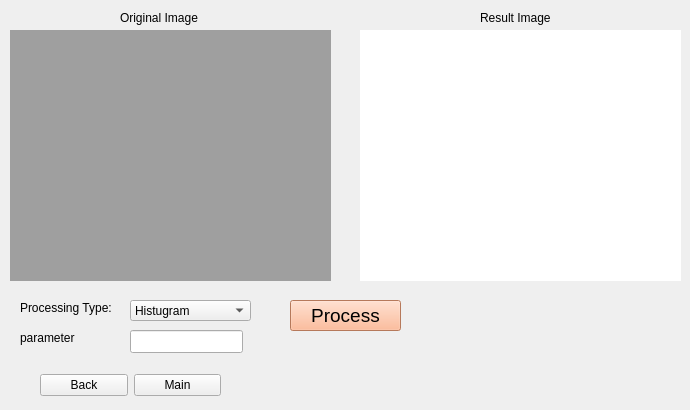
  <widget class="QWidget" name="MedImgProcessingM8">
   <widget class="QPushButton" name="Process8">
    <property name="geometry">
     <rect>
      <x>290</x>
      <y>300</y>
      <width>111</width>
      <height>31</height>
     </rect>
    </property>
    <property name="font">
     <font>
      <pointsize>14</pointsize>
     </font>
    </property>
    <property name="styleSheet">
     <string notr="true">background-color: rgb(255, 170, 127);</string>
    </property>
    <property name="text">
     <string>Process</string>
    </property>
   </widget>
   <widget class="QComboBox" name="ProcessingTpyeCombo8">
    <property name="geometry">
     <rect>
      <x>130</x>
      <y>300</y>
      <width>121</width>
      <height>21</height>
     </rect>
    </property>
    <item>
     <property name="text">
      <string>Histugram</string>
     </property>
    </item>
    <item>
     <property name="text">
      <string>Mittel</string>
     </property>
    </item>
    <item>
     <property name="text">
      <string>Binomia</string>
     </property>
    </item>
    <item>
     <property name="text">
      <string>vertikaler Kanten</string>
     </property>
    </item>
    <item>
     <property name="text">
      <string>horizontaler Kanten</string>
     </property>
    </item>
    <item>
     <property name="text">
      <string>Inversion</string>
     </property>
    </item>
    <item>
     <property name="text">
      <string>Binarisieren</string>
     </property>
    </item>
    <item>
     <property name="text">
      <string>Gamma</string>
     </property>
    </item>
   </widget>
   <widget class="QLabel" name="ProcessingType8">
    <property name="geometry">
     <rect>
      <x>20</x>
      <y>300</y>
      <width>101</width>
      <height>16</height>
     </rect>
    </property>
    <property name="text">
     <string>Processing Type:</string>
    </property>
   </widget>
   <widget class="QLabel" name="OriginalImage8">
    <property name="geometry">
     <rect>
      <x>120</x>
      <y>10</y>
      <width>91</width>
      <height>16</height>
     </rect>
    </property>
    <property name="text">
     <string>Original Image</string>
    </property>
   </widget>
   <widget class="QLabel" name="ResultImage8">
    <property name="geometry">
     <rect>
      <x>480</x>
      <y>10</y>
      <width>91</width>
      <height>16</height>
     </rect>
    </property>
    <property name="text">
     <string>Result Image</string>
    </property>
   </widget>
   <widget class="QWidget" name="horizontalLayoutWidget_10">
    <property name="geometry">
     <rect>
      <x>40</x>
      <y>370</y>
      <width>181</width>
      <height>31</height>
     </rect>
    </property>
    <layout class="QHBoxLayout" name="MainBack_HL8">
     <item>
      <widget class="QPushButton" name="Back8">
       <property name="text">
        <string>Back</string>
       </property>
      </widget>
     </item>
     <item>
      <widget class="QPushButton" name="Main8">
       <property name="text">
        <string>Main</string>
       </property>
      </widget>
     </item>
    </layout>
   </widget>
   <widget class="QLabel" name="graphicsViewO8">
    <property name="geometry">
     <rect>
      <x>10</x>
      <y>30</y>
      <width>321</width>
      <height>251</height>
     </rect>
    </property>
    <property name="styleSheet">
     <string notr="true">background-color: rgb(159, 159, 159);</string>
    </property>
    <property name="text">
     <string/>
    </property>
   </widget>
   <widget class="QLabel" name="graphicsViewR8">
    <property name="geometry">
     <rect>
      <x>360</x>
      <y>30</y>
      <width>321</width>
      <height>251</height>
     </rect>
    </property>
    <property name="styleSheet">
     <string notr="true">background-color: rgb(255, 255, 255);</string>
    </property>
    <property name="text">
     <string/>
    </property>
   </widget>
   <widget class="QLabel" name="ProcessingType8_2">
    <property name="geometry">
     <rect>
      <x>20</x>
      <y>330</y>
      <width>101</width>
      <height>16</height>
     </rect>
    </property>
    <property name="text">
     <string>parameter</string>
    </property>
   </widget>
   <widget class="QLineEdit" name="lineEdit">
    <property name="geometry">
     <rect>
      <x>130</x>
      <y>330</y>
      <width>113</width>
      <height>23</height>
     </rect>
    </property>
   </widget>
  </widget>
